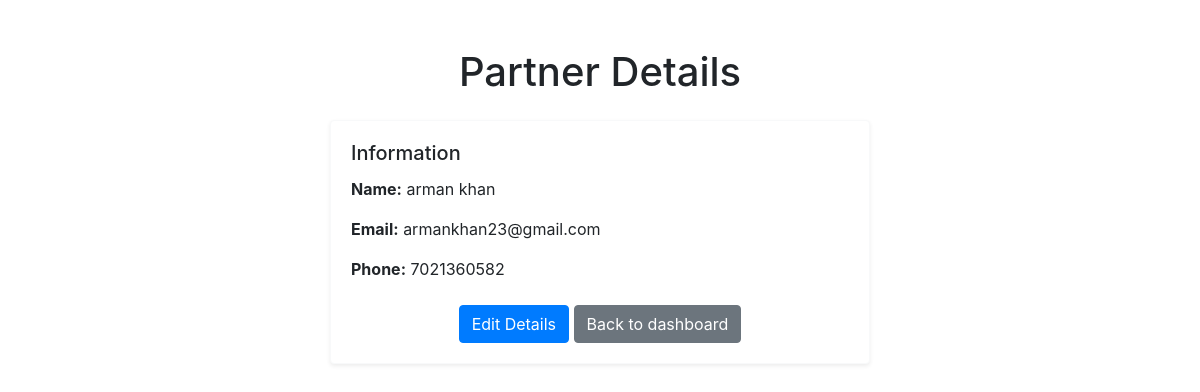
Page /partners/1/ (signed in) on the earlier database version.
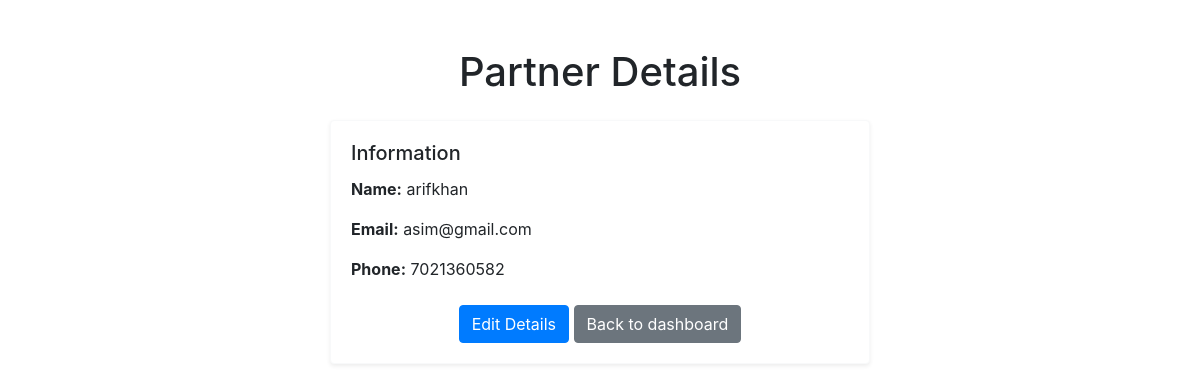
Same page on the later database version.
### panel/models.py (models this page shows, shortened)
class Partner(models.Model):
    name = models.CharField(max_length=100)
    email = models.EmailField()
    phone = models.CharField(max_length=15)
    created_at = models.DateTimeField(auto_now_add=True)

### panel/views.py (the view)
# urls.py: path('partners/<int:partner_id>/', partner_details, name='partner_details'),
@login_required
def partner_details(request, partner_id):
    partner = get_object_or_404(Partner, id=partner_id)
    return render(request, 'partner_details.html', {'partner': partner})

### panel/templates/partner_details.html (shortened to what this page needs)
{%load static%}
<!DOCTYPE html>
<html lang="en">
<head>
    <link rel="stylesheet" href="https://stackpath.bootstrapcdn.com/bootstrap/4.5.2/css/bootstrap.min.css">
</head>
<body>
    <div class="container mt-5">
        <div class="row justify-content-center">
            <div class="col-lg-6 col-md-8 col-sm-10 col-12">
                <h1 class="text-center mb-4">Partner Details</h1>
                <div class="card border-light shadow-sm">
                    <div class="card-body">
                        <h5 class="card-title">Information</h5>
                        <p class="card-text"><strong>Name:</strong> {{ partner.name }}</p>
                        <p class="card-text"><strong>Email:</strong> {{ partner.email }}</p>
                        <p class="card-text"><strong>Phone:</strong> {{ partner.phone }}</p>
                        <div class="text-center mt-4">
                            <a href="{% url 'edit_partner' partner.id %}" class="btn btn-primary">Edit Details</a>
                            <a href="{% url 'dashboard' %}" class="btn btn-secondary">Back to dashboard</a>
                        </div>
                    </div>
                </div>
            </div>
        </div>
    </div>
</body>
</html>

Differences in the rows shown:
changed Partner: name "arman khan" → "arifkhan"; email "armankhan23@gmail.com" → "asim@gmail.com"
